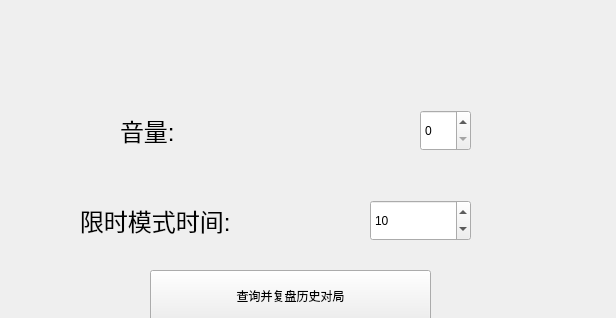
<?xml version="1.0" encoding="UTF-8"?>
<ui version="4.0">
 <class>set</class>
 <widget class="QWidget" name="set">
  <property name="geometry">
   <rect>
    <x>0</x>
    <y>0</y>
    <width>616</width>
    <height>318</height>
   </rect>
  </property>
  <property name="windowTitle">
   <string>设置</string>
  </property>
  <widget class="QLabel" name="label">
   <property name="geometry">
    <rect>
     <x>120</x>
     <y>110</y>
     <width>61</width>
     <height>41</height>
    </rect>
   </property>
   <property name="styleSheet">
    <string notr="true">font-size:24px</string>
   </property>
   <property name="text">
    <string>音量:</string>
   </property>
  </widget>
  <widget class="QPushButton" name="pushButton">
   <property name="geometry">
    <rect>
     <x>10</x>
     <y>10</y>
     <width>41</width>
     <height>28</height>
    </rect>
   </property>
   <property name="styleSheet">
    <string notr="true">image: url(:/res/go.png);
border:0px;
image-position:left;</string>
   </property>
   <property name="text">
    <string/>
   </property>
  </widget>
  <widget class="QSpinBox" name="spinBox">
   <property name="geometry">
    <rect>
     <x>420</x>
     <y>110</y>
     <width>51</width>
     <height>41</height>
    </rect>
   </property>
  </widget>
  <widget class="QLabel" name="label_2">
   <property name="geometry">
    <rect>
     <x>80</x>
     <y>200</y>
     <width>161</width>
     <height>41</height>
    </rect>
   </property>
   <property name="styleSheet">
    <string notr="true">font-size:24px</string>
   </property>
   <property name="text">
    <string>限时模式时间:</string>
   </property>
  </widget>
  <widget class="QSpinBox" name="spinBox_2">
   <property name="geometry">
    <rect>
     <x>370</x>
     <y>200</y>
     <width>101</width>
     <height>41</height>
    </rect>
   </property>
   <property name="value">
    <number>10</number>
   </property>
  </widget>
  <widget class="QPushButton" name="pushButton_2">
   <property name="geometry">
    <rect>
     <x>150</x>
     <y>270</y>
     <width>281</width>
     <height>51</height>
    </rect>
   </property>
   <property name="text">
    <string>查询并复盘历史对局</string>
   </property>
  </widget>
 </widget>
 <resources/>
 <connections/>
</ui>
